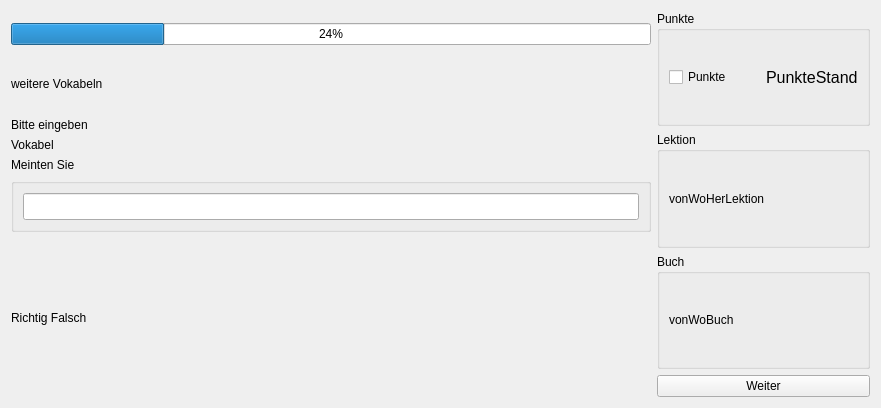
<?xml version="1.0" encoding="UTF-8"?>
<ui version="4.0">
 <class>Form</class>
 <widget class="QWidget" name="Form">
  <property name="geometry">
   <rect>
    <x>0</x>
    <y>0</y>
    <width>881</width>
    <height>408</height>
   </rect>
  </property>
  <property name="windowTitle">
   <string>Abfrage</string>
  </property>
  <layout class="QHBoxLayout" name="horizontalLayout_2">
   <item>
    <layout class="QHBoxLayout" name="horizontalLayout" stretch="3,1">
     <item>
      <layout class="QVBoxLayout" name="verticalLayout" stretch="3,0,0,0,0,0,5">
       <item>
        <layout class="QVBoxLayout" name="verticalLayout_9" stretch="1,1">
         <item>
          <layout class="QVBoxLayout" name="verticalLayout_11">
           <item>
            <widget class="QWidget" name="hilfsWidget1" native="true"/>
           </item>
           <item>
            <widget class="Progressbar" name="pBFortschritt">
             <property name="sizePolicy">
              <sizepolicy hsizetype="Expanding" vsizetype="Fixed">
               <horstretch>0</horstretch>
               <verstretch>0</verstretch>
              </sizepolicy>
             </property>
             <property name="minimumSize">
              <size>
               <width>0</width>
               <height>0</height>
              </size>
             </property>
             <property name="value">
              <number>24</number>
             </property>
            </widget>
           </item>
           <item>
            <widget class="QWidget" name="hilfsWidget2" native="true"/>
           </item>
          </layout>
         </item>
         <item>
          <widget class="LabWeitereVok" name="labWeitereVokabeln">
           <property name="text">
            <string>weitere Vokabeln</string>
           </property>
          </widget>
         </item>
        </layout>
       </item>
       <item>
        <widget class="QWidget" name="widgetWeitereVok" native="true">
         <property name="minimumSize">
          <size>
           <width>0</width>
           <height>0</height>
          </size>
         </property>
        </widget>
       </item>
       <item>
        <widget class="QLabel" name="labBitteEingeben">
         <property name="text">
          <string>Bitte eingeben</string>
         </property>
        </widget>
       </item>
       <item>
        <widget class="QLabel" name="labVokabelMeintenSie">
         <property name="text">
          <string>Vokabel</string>
         </property>
        </widget>
       </item>
       <item>
        <widget class="QLabel" name="labMeintenSie">
         <property name="text">
          <string>Meinten Sie</string>
         </property>
        </widget>
       </item>
       <item>
        <widget class="QGroupBox" name="groupBox_4">
         <property name="title">
          <string/>
         </property>
         <layout class="QVBoxLayout" name="verticalLayout_2">
          <item>
           <widget class="QLineEdit" name="tfInput">
            <property name="font">
             <font>
              <pointsize>12</pointsize>
             </font>
            </property>
           </widget>
          </item>
         </layout>
        </widget>
       </item>
       <item>
        <widget class="QLabel" name="labRichtigFalsch">
         <property name="text">
          <string>Richtig Falsch</string>
         </property>
        </widget>
       </item>
      </layout>
     </item>
     <item>
      <layout class="QVBoxLayout" name="verticalLayout_3" stretch="0,1">
       <item>
        <layout class="QVBoxLayout" name="verticalLayout_8">
         <item>
          <widget class="QGroupBox" name="groupBox">
           <property name="title">
            <string>Punkte</string>
           </property>
           <layout class="QVBoxLayout" name="verticalLayout_6">
            <item>
             <layout class="QHBoxLayout" name="horizontalLayout_4">
              <item>
               <widget class="QCheckBox" name="cBPunkte">
                <property name="minimumSize">
                 <size>
                  <width>70</width>
                  <height>30</height>
                 </size>
                </property>
                <property name="text">
                 <string>Punkte</string>
                </property>
               </widget>
              </item>
              <item>
               <widget class="QLabel" name="labPunkte">
                <property name="font">
                 <font>
                  <pointsize>12</pointsize>
                 </font>
                </property>
                <property name="text">
                 <string>PunkteStand</string>
                </property>
               </widget>
              </item>
             </layout>
            </item>
           </layout>
          </widget>
         </item>
         <item>
          <widget class="QGroupBox" name="groupBox_2">
           <property name="title">
            <string>Lektion</string>
           </property>
           <layout class="QVBoxLayout" name="verticalLayout_5">
            <item>
             <widget class="QLabel" name="labLektion">
              <property name="text">
               <string>vonWoHerLektion</string>
              </property>
             </widget>
            </item>
           </layout>
          </widget>
         </item>
         <item>
          <widget class="QGroupBox" name="groupBox_3">
           <property name="title">
            <string>Buch</string>
           </property>
           <layout class="QVBoxLayout" name="verticalLayout_7">
            <item>
             <widget class="QLabel" name="labBuch">
              <property name="text">
               <string>vonWoBuch</string>
              </property>
             </widget>
            </item>
           </layout>
          </widget>
         </item>
        </layout>
       </item>
       <item>
        <widget class="QPushButton" name="btnWeiter">
         <property name="text">
          <string>Weiter</string>
         </property>
        </widget>
       </item>
      </layout>
     </item>
    </layout>
   </item>
  </layout>
 </widget>
 <customwidgets>
  <customwidget>
   <class>Progressbar</class>
   <extends>QProgressBar</extends>
   <header>models.Progressbar.h</header>
  </customwidget>
  <customwidget>
   <class>LabWeitereVok</class>
   <extends>QLabel</extends>
   <header>models.LabWeitereVok</header>
  </customwidget>
 </customwidgets>
 <resources/>
 <connections/>
</ui>
